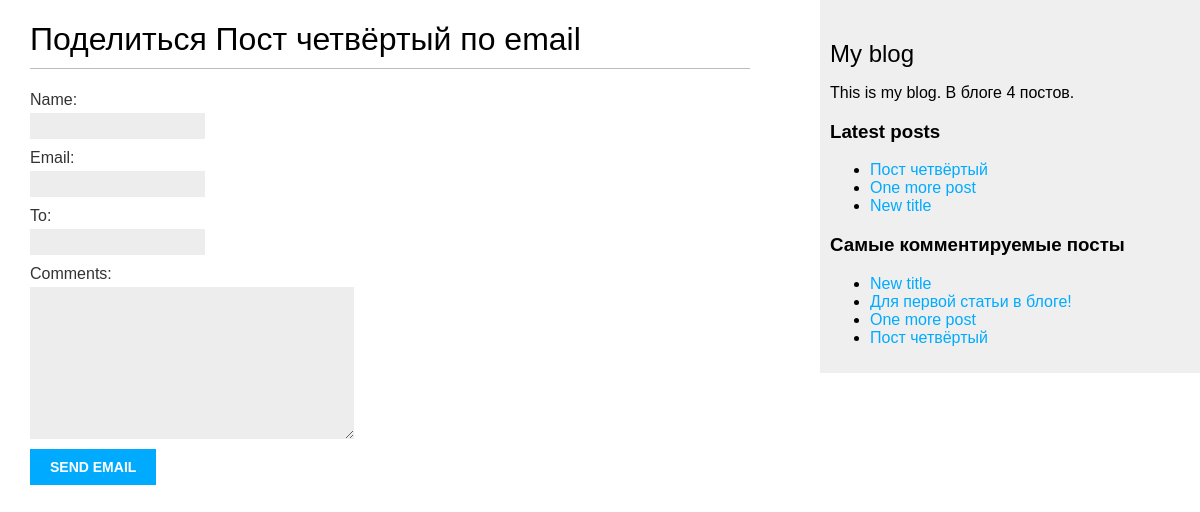
The app's page /blog/4/share/, older data.
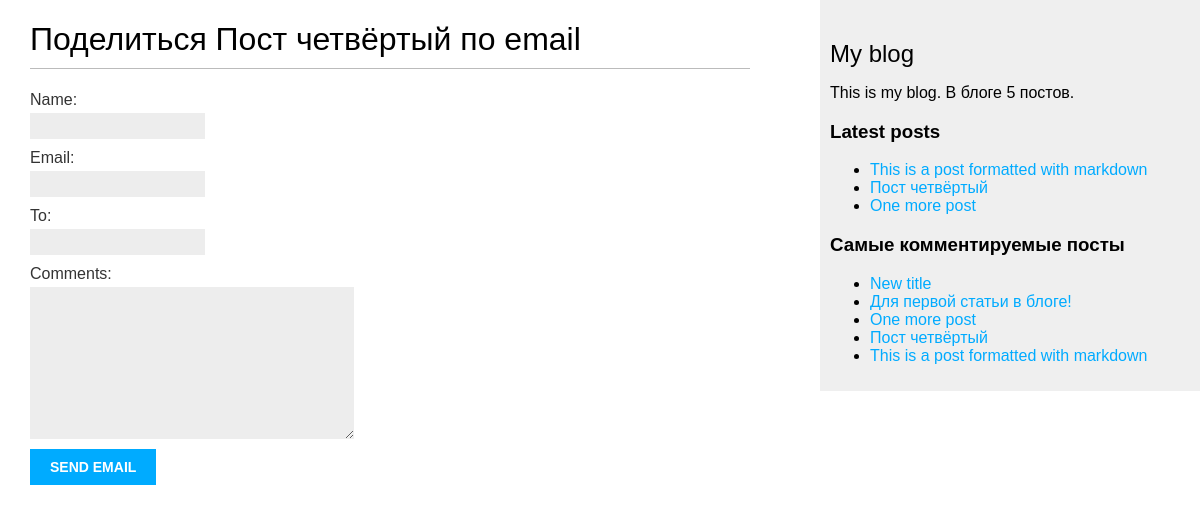
The same page, newer data.
### blog/models.py (models this page shows, shortened)
class Post(models.Model):
    STATUS_CHOICES = (
        ('draft', 'Draft'),
        ('published', 'Published'),
    )
    title = models.CharField(max_length=250)
    slug = models.SlugField(max_length=250, unique_for_date='publish')
    author = models.ForeignKey(User, on_delete=models.CASCADE, related_name='blog_posts')
    body = models.TextField()
    publish = models.DateTimeField(default=timezone.now)
    created = models.DateTimeField(auto_now_add=True)
    updated = models.DateTimeField(auto_now=True)
    status = models.CharField(max_length=10, choices=STATUS_CHOICES, default='draft')
    objects = models.Manager()  # Менеджер по умолчанию.
    published = PublishedManager()  # Новый менеджер.
    tags = TaggableManager()
    class Meta:
        ordering = ('-publish',)
    def get_absolute_url(self):
        return reverse(
            'blog:post_detail', args=[self.publish.year, self.publish.month, self.publish.day, self.slug]
        )

### blog/views.py (the view)
# urls.py: path('<int:post_id>/share/', views.post_share, name='post_share'),
def post_share(request, post_id):
    post = get_object_or_404(Post, id=post_id, status='published')
    sent = False
    if request.method == 'POST':
        form = EmailPostForm(request.POST)
        if form.is_valid():
            cd = form.cleaned_data
            post_url = request.build_absolute_uri(post.get_absolute_url())
            subject = '{} ({}) recommends you reading "{}"'.format(cd['name'], cd['email'], post.title)
            message = 'Read "{}" at {}\n\n{}\'s comments: {}'.format(post.title, post_url, cd['name'], cd['comments'])
            send_mail(subject, message, 'admin@myblog.com', [cd['to']])
            sent = True
    else:
        form = EmailPostForm()
    return render(request, 'blog/post/share.html', {'post': post, 'form': form, 'sent': sent})

### blog/forms.py
class EmailPostForm(forms.Form):
    name = forms.CharField(max_length=25)
    email = forms.EmailField()
    to = forms.EmailField()
    comments = forms.CharField(required=False, widget=forms.Textarea)

### blog/models.py (called while the page is built)
    def get_queryset(self):
        return super().get_queryset().filter(status='published')

### blog/templatetags/blog_tags.py (called while the page is built)
@register.simple_tag
def total_posts():
    return Post.published.count()

@register.inclusion_tag('blog/post/latest_posts.html')
def show_latest_posts(count=5):
    latest_posts = Post.published.order_by('-publish')[:count]
    return {'latest_posts': latest_posts}

@register.simple_tag
def get_most_commented_posts(count=5):
    return Post.published.annotate(total_comments=Count('comments')).order_by('-total_comments')[:count]

### blog/templates/blog/post/share.html (shortened to what this page needs)
{% extends "blog/base.html" %}
{% block content %}
    {% if sent %}
        <h1>Email успешно отправлен</h1>
        <p>"{{ post.title }}" успешно отправлен {{ form.cleaned_data.to }}.</p>
    {% else %}
        <h1>Поделиться {{ post.title }} по email</h1>
        <form action="." method="post">
            {% for field in form %}
                <div>
                    {{ field.label_tag }} {{ field }}
                </div>
            {% endfor %}
            <input type="submit" value="Send email">
        </form>
    {% endif %}
{% endblock %}

### blog/templates/blog/base.html (shortened to what this page needs)
<!DOCTYPE html>
{% load blog_tags %}
{% load static %}
<html lang="en">
<head>
    <link href='{% static "css/blog.css" %}' rel="stylesheet">
</head>
<body>
    <div id="content">
        {% block content %}{% endblock %}
    </div>
    <div id="sidebar">
        <h2>My blog</h2>
        <p>This is my blog. В блоге {% total_posts %} постов.</p>
        <h3>Latest posts</h3>
        {% show_latest_posts 3 %}
        <h3>Самые комментируемые посты</h3>
        {% get_most_commented_posts as most_commented %}
        <ul>
            {% for post in most_commented %}
                <li><a href="{{ post.get_absolute_url }}">{{ post.title }}</a></li>
            {% endfor %}
        </ul>
    </div>
</body>
</html>

### blog/templates/blog/post/latest_posts.html
<ul>
{% for post in latest_posts %}
<li><a href="{{ post.get_absolute_url }}">{{ post.title }}</a></li>
{% endfor %}
</ul>

Row changes from the older to the newer data that the page shows:
no longer on one of the page's lists (row unchanged): Post: title "New title"
added Post: title "This is a post formatted with markdown"
Text that changed along with them:
text no longer shown: "4"
text now shown: "5"
